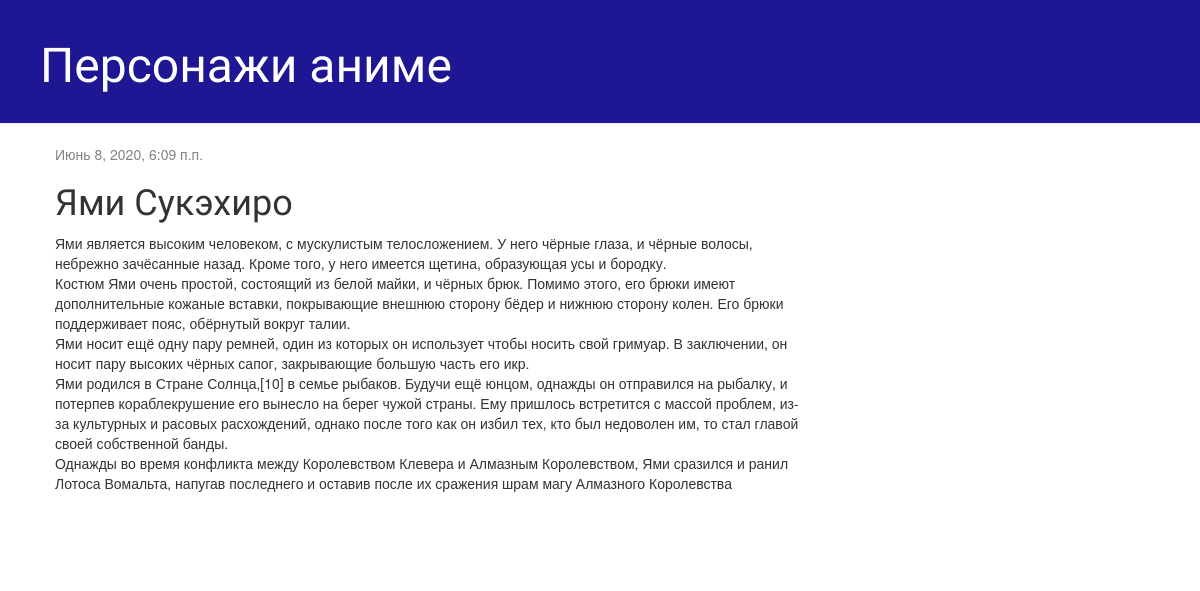
/post/1/, run on an earlier commit of the app's database.
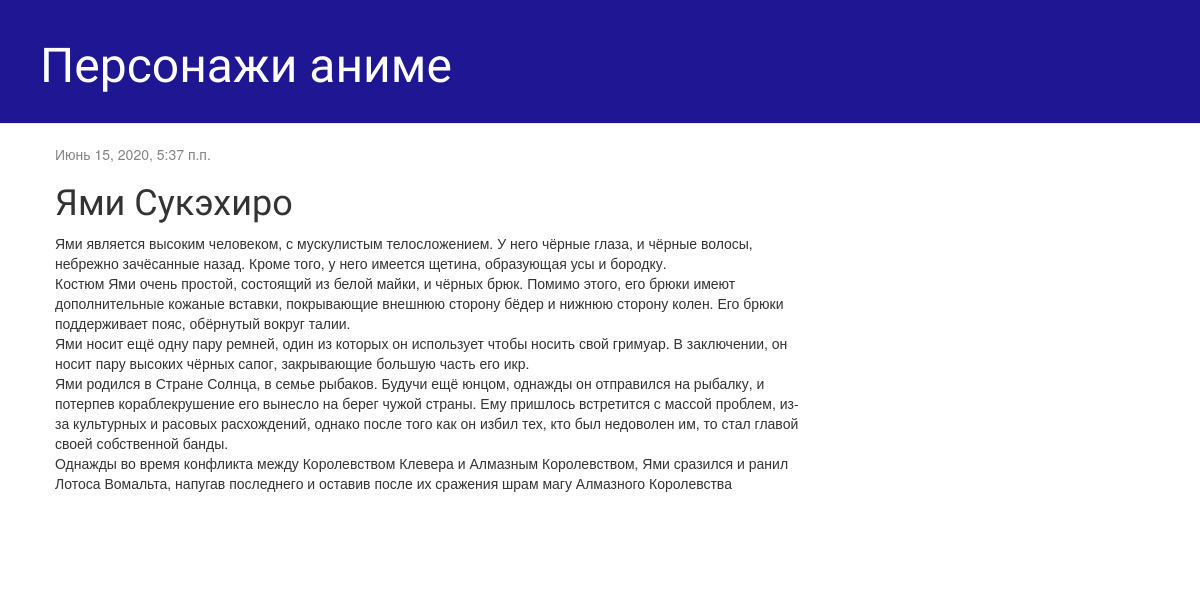
And on a later commit of the database.
### blog/models.py (models this page shows, shortened)
class Post(models.Model):
    author = models.ForeignKey(settings.AUTH_USER_MODEL, on_delete=models.CASCADE)
    title = models.CharField(max_length=500)
    text = models.TextField()
    created_date = models.DateTimeField(default=timezone.now)
    published_date = models.DateTimeField(blank=True, null=True)

### blog/views.py (the view)
def post_detail(request, pk):
    post = get_object_or_404(Post, pk = pk)
    return render(request, 'blog/post_detail.html', {'post' : post})

### blog/templates/blog/post_detail.html (shortened to what this page needs)
{% extends 'blog/base.html' %}
{% block content %}
    <div class="post">
        {% if post.published_date %}
            <div class="date">
                {{ post.published_date }}
            </div>
        {% endif %}
        <h1>{{ post.title }}</h1>
        <p>{{ post.text|linebreaksbr }}</p>
    </div>
{% endblock %}

What changed in the data, as far as the page shows it:
changed Post "Ями Сукэхиро": published_date "Июнь 8, 2020, 6:09 п.п." → "Июнь 15, 2020, 5:37 п.п."; text "…Ями родился в Стране Солнца,[10] в семье рыбаков. Будучи…" → "…Ями родился в Стране Солнца, в семье рыбаков. Будучи…"
